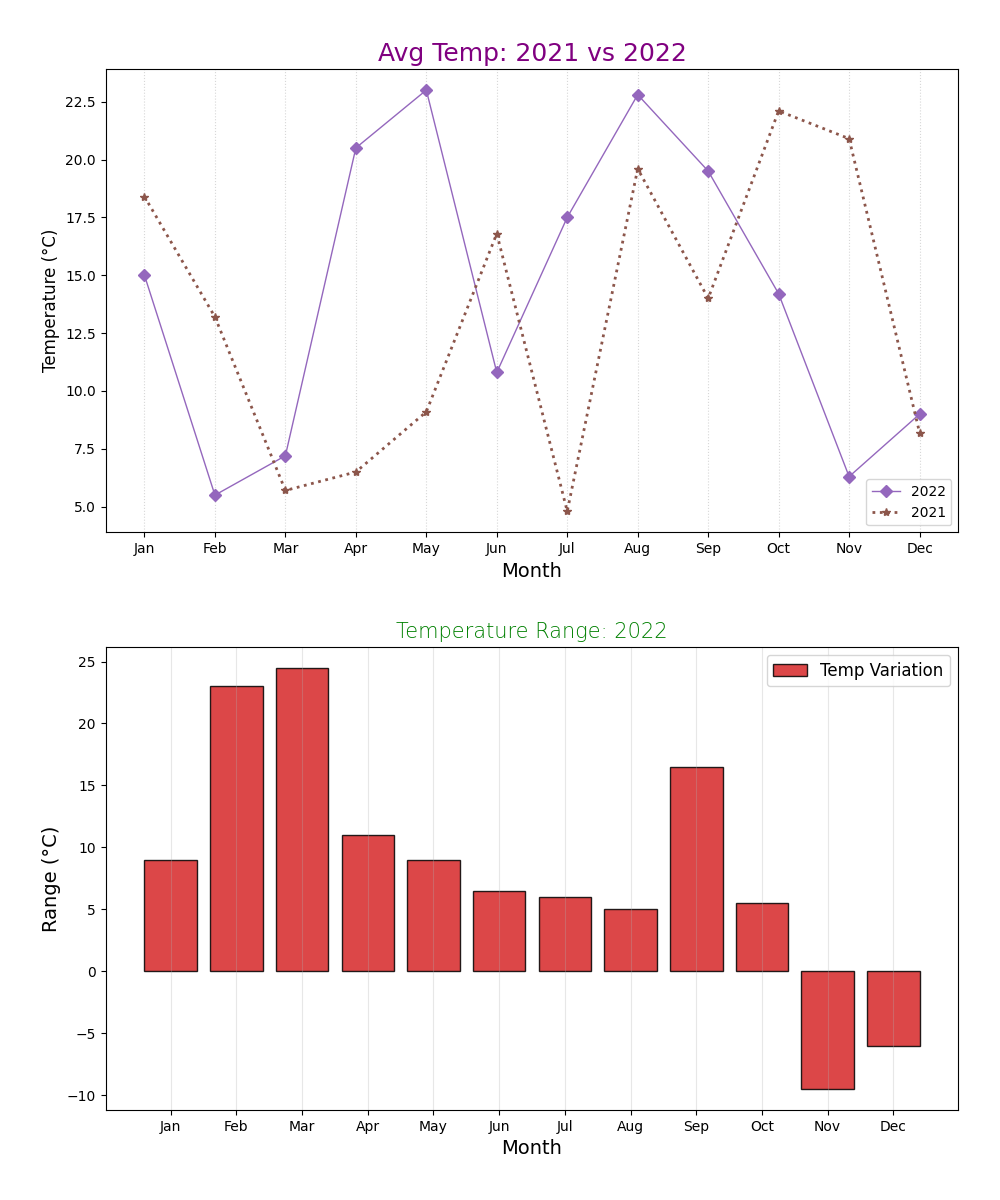

Reproduce this figure in Python.
import matplotlib.pyplot as plt
import numpy as np

months = np.arange(1, 13)

avg_temperatures_2022 = np.array([15.0, 5.5, 7.2, 20.5, 23.0, 10.8, 17.5, 22.8, 19.5, 14.2, 6.3, 9.0])
avg_temperatures_2021 = np.array([18.4, 13.2, 5.7, 6.5, 9.1, 16.8, 4.8, 19.6, 14.0, 22.1, 20.9, 8.2])

high_temperatures_2022 = np.array([20.0, 26.0, 29.0, 17.5, 24.0, 10.0, 12.0, 15.0, 28.5, 22.5, 8.0, 9.0])
low_temperatures_2022 = np.array([11.0, 3.0, 4.5, 6.5, 15.0, 3.5, 6.0, 10.0, 12.0, 17.0, 17.5, 15.0])

temperature_range_2022 = high_temperatures_2022 - low_temperatures_2022

fig, (ax1, ax2) = plt.subplots(2, 1, figsize=(10, 12))

# Average temperatures plot
ax1.plot(months, avg_temperatures_2022, marker='D', linestyle='-', color='#9467bd', linewidth=1, label='2022')
ax1.plot(months, avg_temperatures_2021, marker='*', linestyle=':', color='#8c564b', linewidth=2, label='2021')

ax1.set_title('Avg Temp: 2021 vs 2022', fontsize=18, fontweight='normal', color='purple')
ax1.set_xlabel('Month', fontsize=14)
ax1.set_ylabel('Temperature (°C)', fontsize=12)

ax1.set_xticks(months)
ax1.set_xticklabels(['Jan', 'Feb', 'Mar', 'Apr', 'May', 'Jun', 'Jul', 'Aug', 'Sep', 'Oct', 'Nov', 'Dec'])

ax1.grid(axis='x', linestyle=':', alpha=0.5)
ax1.legend(loc='lower right', fontsize=10)

# Temperature range plot
ax2.bar(months, temperature_range_2022, color='#d62728', label='Temp Variation', edgecolor='black', alpha=0.85)

ax2.set_title('Temperature Range: 2022', fontsize=15, fontweight='light', color='green')
ax2.set_xlabel('Month', fontsize=14)
ax2.set_ylabel('Range (°C)', fontsize=14)

ax2.set_xticks(months)
ax2.set_xticklabels(['Jan', 'Feb', 'Mar', 'Apr', 'May', 'Jun', 'Jul', 'Aug', 'Sep', 'Oct', 'Nov', 'Dec'])

ax2.grid(axis='x', linestyle='-', alpha=0.3)
ax2.legend(loc='upper right', fontsize=12)

plt.tight_layout(pad=3.0)
plt.show()
